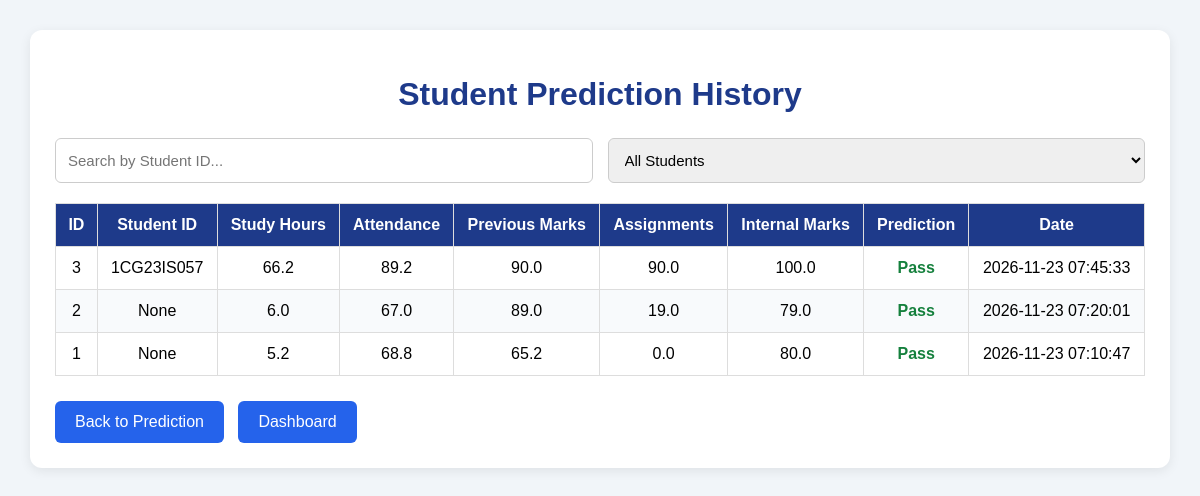
The app's page /history with its own data.
### tables this page shows
CREATE TABLE predictions (
            id INTEGER PRIMARY KEY AUTOINCREMENT,
            study_hours REAL,
            attendance REAL,
            previous_marks REAL,
            assignments REAL,
            internal_marks REAL,
            prediction TEXT,
            created_at TEXT
        , student_id TEXT);

### src/app.py (the view)
@app.route("/history")
def history():
    connection = get_connection()
    predictions = connection.execute("""
        SELECT * FROM predictions
        ORDER BY id DESC
    """).fetchall()
    connection.close()
    return render_template(
        "history.html",
        predictions=predictions
    )

### src/app.py (called while the page is built)
def get_connection():
    connection = sqlite3.connect(DATABASE_PATH)
    connection.row_factory = sqlite3.Row
    return connection

### src/templates/history.html (shortened to what this page needs)
<!DOCTYPE html>
<html lang="en">
<head>
</head>
<body>
<div class="container">
    <h1>Student Prediction History</h1>
    <div class="filters">
        <input
            type="text"
            id="searchInput"
            placeholder="Search by Student ID..."
        >
        <select id="resultFilter">
            <option value="all">All Students</option>
        </select>
    </div>
    <table id="historyTable">
        <thead>
            <tr>
                <th>ID</th>
                <th>Student ID</th>
                <th>Study Hours</th>
                <th>Attendance</th>
                <th>Previous Marks</th>
                <th>Assignments</th>
                <th>Internal Marks</th>
                <th>Prediction</th>
                <th>Date</th>
            </tr>
        </thead>
        <tbody>
            {% for student in predictions %}
            <tr>
                <td>{{ student['id'] }}</td>
                <td>{{ student['student_id'] }}</td>
                <td>{{ student['study_hours'] }}</td>
                <td>{{ student['attendance'] }}</td>
                <td>{{ student['previous_marks'] }}</td>
                <td>{{ student['assignments'] }}</td>
                <td>{{ student['internal_marks'] }}</td>
                <td class="{{ 'pass' if student['prediction'] == 'Pass' else 'fail' }}">
                    {{ student['prediction'] }}
                </td>
                <td>{{ student['created_at'] }}</td>
            </tr>
            {% else %}
            <tr>
                <td colspan="9" class="empty">
                    No prediction records available.
                </td>
            </tr>
            {% endfor %}
        </tbody>
    </table>
    <div class="nav-links">
        <a href="{{ url_for('home') }}">
            Back to Prediction
        </a>
        <a href="{{ url_for('dashboard') }}">
            Dashboard
        </a>
    </div>
</div>
</body>
</html>

### src/templates/history.html (style rules this page uses)
body { font-family: Arial, sans-serif; background: #f1f5f9; margin: 0; padding: 30px; }
.container { max-width: 1200px; margin: auto; background: white; padding: 25px; border-radius: 12px; box-shadow: 0 3px 12px rgba(0,0,0,0.08); overflow-x: auto; }
h1 { text-align: center; color: #1e3a8a; }
.filters { display: flex; gap: 15px; margin-top: 25px; margin-bottom: 20px; flex-wrap: wrap; }
.filters input, .filters select { flex: 1; min-width: 200px; padding: 12px; border: 1px solid #ccc; border-radius: 6px; font-size: 15px; }
table { width: 100%; border-collapse: collapse; margin-top: 20px; }
th, td { padding: 12px; border: 1px solid #ddd; text-align: center; white-space: nowrap; }
th { background: #1e3a8a; color: white; }
tr:nth-child(even) { background: #f8fafc; }
.pass { color: #15803d; font-weight: bold; }
.nav-links { margin-top: 25px; }
.nav-links a { display: inline-block; margin-right: 10px; padding: 12px 20px; background: #2563eb; color: white; text-decoration: none; border-radius: 6px; }

### records on screen
predictions: id "3", student_id "1CG23IS057", study_hours "66.2", attendance "89.2", previous_marks "90.0", assignments "90.0", internal_marks "100.0", prediction "Pass", created_at "2026-11-23 07:45:33"
predictions: id "2", student_id "None", study_hours "6.0", attendance "67.0", previous_marks "89.0", assignments "19.0", internal_marks "79.0", prediction "Pass", created_at "2026-11-23 07:20:01"
predictions: id "1", student_id "None", study_hours "5.2", attendance "68.8", previous_marks "65.2", assignments "0.0", internal_marks "80.0", prediction "Pass", created_at "2026-11-23 07:10:47"
